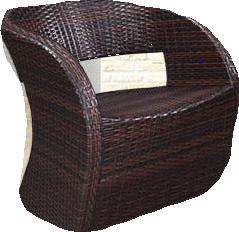
#> input picture samples/segmented_images/chair_0.png, 239 x 232 px
$ jupyter execute Image_Transparent.ipynb
#> lines starting #> are read from the running program, lines starting #| are printed output that depends on the picture; after the words box and inside, x2 and y2 are one past the last pixel; in counts of white or black regions, pixels touching at a corner belong together
[cell 1]
from PIL import Image
import numpy as np

[cell 2]
img=Image.open('chair_0.png').convert('RGBA')
#> img is the input picture: PIL image 239x232 RGBA; mean R, G, B, A 110.5, 101.3, 100.7, 200.9
# np.asarray(img) is read only. Wrap it in np.array to make it modifiable.
arr=np.array(np.asarray(img))
r,g,b,a=np.rollaxis(arr,axis=-1)
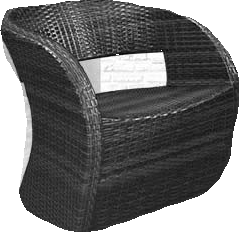
#> r: shape (232, 239); min 1, max 255, mean 110.5
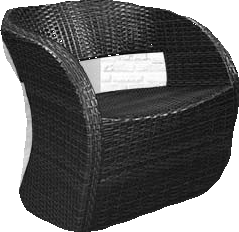
#> g: shape (232, 239); min 1, max 255, mean 101.3
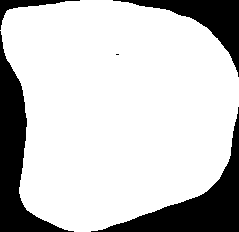
#> a: shape (232, 239); 78.8% white; 5 black regions (1 under 20 px), largest, box (x1, y1, x2, y2) and area: (0, 31, 74, 232) 4421, (91, 107, 239, 232) 4357, (113, 0, 239, 77) 2498, (0, 0, 80, 30) 476

[cell 3]
mask=((r==255)&(g==255)&(b==255))
arr[mask,3]=0
img=Image.fromarray(arr,mode='RGBA')
img.save('./out.png')
